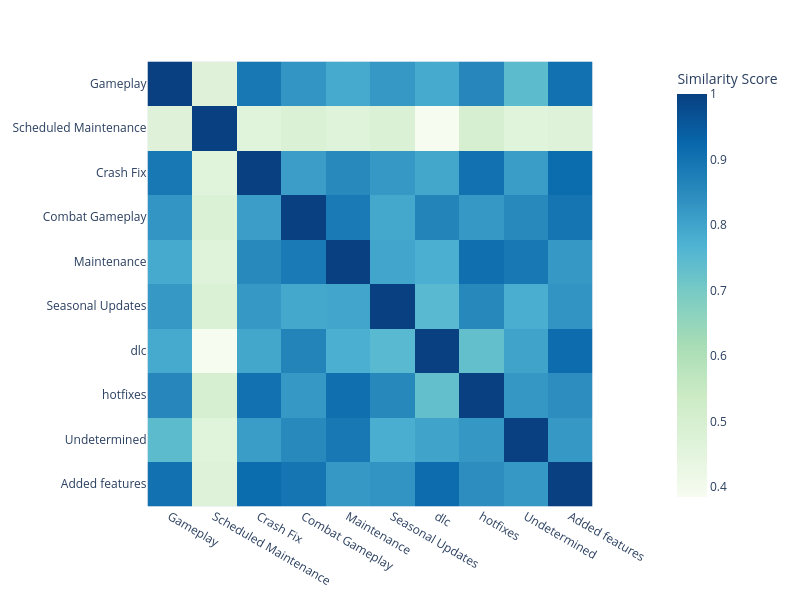

The code cell stored with this chart in its notebook:
### Code cell
# Visualizations
# fig = topic_model.visualize_barchart(top_n_topics=len(topic_model.get_topic_info()))
# fig.show()
# fig = topic_model.visualize_topics()
# fig.show()

# fig = topic_model.visualize_hierarchy()
# fig.show()

topic_model.set_topic_labels({0: "0 - Gameplay", 1: "1 - Scheduled Maintenance", 2: "2- Crash Fix", 3: "3 - Combat Gameplay", 4: "4 - Maintenance", 5: "5 - Seasonal Updates", 6: "6 - dlc", 7: "7 - hotfixes", 8: "8 - Undetermined", 9: "9 - Added features"})
fig = topic_model.visualize_heatmap(custom_labels=True, title="", width=800, height=600)
fig.show()

# fig = topic_model.visualize_documents(docs, embeddings=embeddings, sample=0.5)
# fig.write_html("docs_visualization.html")
# fig.show()

# fig = topic_model.visualize_document_datamap(docs, embeddings=embeddings, label_font_size=12)
# fig.show()

### Figure 1 — Plotly figure (JSON) as saved in the notebook; plotly's stock layout.template omitted (floating-point values rounded to 4 significant figures)
{"data": [{"coloraxis": "coloraxis", "hovertemplate": "x: %{x}<br>y: %{y}<br>Similarity Score: %{z}<extra></extra>", "name": "0", "type": "heatmap", "x": ["Gameplay", "Scheduled Maintenance", "Crash Fix", "Combat Gameplay", "Maintenance", "Seasonal Updates", "dlc", "hotfixes", "Undetermined", "Added features"], "xaxis": "x", "y": ["Gameplay", "Scheduled Maintenance", "Crash Fix", "Combat Gameplay", "Maintenance", "Seasonal Updates", "dlc", "hotfixes", "Undetermined", "Added features"], "yaxis": "y", "z": [[1.0, 0.4676, 0.888, 0.8286, 0.7868, 0.822, 0.7865, 0.8561, 0.7439, 0.9022], [0.4676, 1.0, 0.4609, 0.48, 0.4662, 0.4837, 0.385, 0.4979, 0.4629, 0.4719], [0.888, 0.4609, 1, 0.81, 0.8519, 0.8226, 0.7935, 0.9015, 0.8123, 0.9133], [0.8286, 0.48, 0.81, 1, 0.8856, 0.7908, 0.8643, 0.8214, 0.8519, 0.8963], [0.7868, 0.4662, 0.8519, 0.8856, 1.0, 0.7948, 0.7766, 0.9084, 0.888, 0.821], [0.822, 0.4837, 0.8226, 0.7908, 0.7948, 1.0, 0.7523, 0.8557, 0.7792, 0.8308], [0.7865, 0.385, 0.7935, 0.8643, 0.7766, 0.7523, 1.0, 0.7318, 0.8008, 0.9138], [0.8561, 0.4979, 0.9015, 0.8214, 0.9084, 0.8557, 0.7318, 1, 0.8247, 0.8447], [0.7439, 0.4629, 0.8123, 0.8519, 0.888, 0.7792, 0.8008, 0.8247, 1.0, 0.822], [0.9022, 0.4719, 0.9133, 0.8963, 0.821, 0.8308, 0.9138, 0.8447, 0.822, 1.0]]}], "layout": {"coloraxis": {"colorbar": {"title": {"text": "Similarity Score"}}, "colorscale": [[0, "rgb(247,252,240)"], [0.125, "rgb(224,243,219)"], [0.25, "rgb(204,235,197)"], [0.375, "rgb(168,221,181)"], [0.5, "rgb(123,204,196)"], [0.625, "rgb(78,179,211)"], [0.75, "rgb(43,140,190)"], [0.875, "rgb(8,104,172)"], [1, "rgb(8,64,129)"]]}, "height": 600, "hoverlabel": {"bgcolor": "white", "font": {"family": "Rockwell", "size": 16}}, "legend": {"title": {"text": "Trend"}}, "margin": {"t": 60}, "showlegend": true, "title": {"font": {"color": "Black", "size": 22}, "text": "", "x": 0.55, "xanchor": "center", "y": 0.95, "yanchor": "top"}, "width": 800, "xaxis": {"anchor": "y", "constrain": "domain", "domain": [0, 1], "scaleanchor": "y"}, "yaxis": {"anchor": "x", "autorange": "reversed", "constrain": "domain", "domain": [0, 1]}}}
